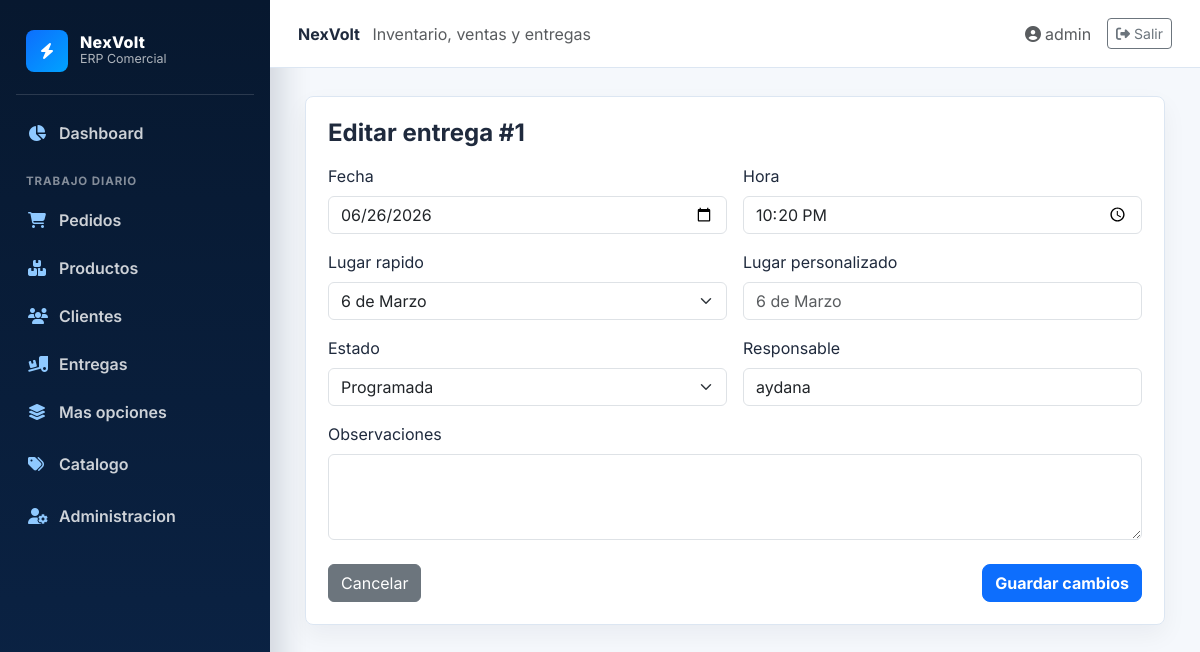
The app's page /entregas/edit/1 (signed in) with its own data.
### blueprintapp/usuarios/models.py (models this page shows, shortened)
class User(db.Model, UserMixin):
    __tablename__ = "usuarios"
    id = db.Column(db.Integer, primary_key=True)
    username = db.Column(db.String(80), unique=True, nullable=False)
    password_hash = db.Column(db.String(128), nullable=False)
    rol_id = db.Column(db.Integer, db.ForeignKey("roles.id"))
    rol = db.relationship("Role", backref="usuarios")

### blueprintapp/entregas/models.py (models this page shows, shortened)
class Entrega(db.Model):
    __tablename__ = "entregas"
    id = db.Column(db.Integer, primary_key=True)
    pedido_id = db.Column(db.Integer, db.ForeignKey("pedidos.id"), nullable=False)
    fecha_entrega = db.Column(db.Date, nullable=False)
    hora = db.Column(db.Time, nullable=False)
    lugar = db.Column(db.String(120), nullable=False)
    responsable = db.Column(db.String(120))
    estado = db.Column(db.String(40), nullable=False, default="Programada")
    observaciones = db.Column(db.Text)

### blueprintapp/entregas/routes.py (the view, shortened to what this page needs)
@bp_entrega.route("/edit/<int:id>", methods=["GET", "POST"])
@login_required
def edit(id):
    entrega = Entrega.query.get_or_404(id)
    if request.method == "GET":
        return render_template("entrega/edit.html", entrega=entrega, lugares=LUGARES_RAPIDOS, estados=ESTADOS_ENTREGA)

### blueprintapp/entregas/templates/entrega/edit.html
{% extends 'base.html' %}
{% block content %}
<div class="page-card mx-auto" style="max-width: 860px;">
    <h1 class="h4 fw-bold mb-3">Editar entrega #{{ entrega.id }}</h1>
    <form method="POST">
        <div class="row g-3">
            <div class="col-md-6">
                <label class="form-label">Fecha</label>
                <input type="date" name="fecha_entrega" value="{{ entrega.fecha_entrega.strftime('%Y-%m-%d') }}" class="form-control" required>
            </div>
            <div class="col-md-6">
                <label class="form-label">Hora</label>
                <input type="time" name="hora" value="{{ entrega.hora.strftime('%H:%M') }}" class="form-control" required>
            </div>
            <div class="col-md-6">
                <label class="form-label">Lugar rapido</label>
                <select name="lugar" class="form-select">
                    {% for lugar in lugares %}
                    <option value="{{ lugar }}" {% if entrega.lugar == lugar %}selected{% endif %}>{{ lugar }}</option>
                    {% endfor %}
                </select>
            </div>
            <div class="col-md-6">
                <label class="form-label">Lugar personalizado</label>
                <input type="text" name="lugar_personalizado" class="form-control" placeholder="{{ entrega.lugar }}">
            </div>
            <div class="col-md-6">
                <label class="form-label">Estado</label>
                <select name="estado" class="form-select">
                    {% for estado in estados %}
                    <option value="{{ estado }}" {% if entrega.estado == estado %}selected{% endif %}>{{ estado }}</option>
                    {% endfor %}
                </select>
            </div>
            <div class="col-md-6">
                <label class="form-label">Responsable</label>
                <input type="text" name="responsable" value="{{ entrega.responsable or '' }}" class="form-control">
            </div>
            <div class="col-12">
                <label class="form-label">Observaciones</label>
                <textarea name="observaciones" rows="3" class="form-control">{{ entrega.observaciones or '' }}</textarea>
            </div>
        </div>
        <div class="d-flex justify-content-between mt-4">
            <a href="{{ url_for('bp_entrega.index') }}" class="btn btn-secondary">Cancelar</a>
            <button class="btn btn-primary">Guardar cambios</button>
        </div>
    </form>
</div>
{% endblock %}

### blueprintapp/templates/base.html (shortened to what this page needs)
<!DOCTYPE html>
<html lang="es">
<head>
    <link href="https://cdn.jsdelivr.net/npm/bootstrap@5.3.0/dist/css/bootstrap.min.css" rel="stylesheet">
    <link href="https://cdnjs.cloudflare.com/ajax/libs/font-awesome/6.4.0/css/all.min.css" rel="stylesheet">
</head>
<body>
    {% if current_user.is_authenticated %}
    <div class="erp-shell">
        {% include "components/navbar.html" %}
        <section class="erp-main">
            <header class="topbar">
                <div>
                    <strong>NexVolt</strong>
                    <span class="text-muted ms-2">Inventario, ventas y entregas</span>
                </div>
                <div class="d-flex align-items-center gap-3">
                    <a class="text-decoration-none text-muted" href="{{ url_for('bp_perfil.ver_perfil') }}">
                        <i class="fas fa-user-circle me-1"></i>{{ current_user.username }}
                    </a>
                    <a class="btn btn-sm btn-outline-secondary" href="{{ url_for('auth.logout') }}">
                        <i class="fas fa-right-from-bracket me-1"></i>Salir
                    </a>
                </div>
            </header>
            <main class="content-wrap">
    {% else %}
    {% include "components/messages.html" %}
    <main class="container py-5">
    {% endif %}
        {% block content %}{% endblock %}
    </main>
    {% if current_user.is_authenticated %}
        </section>
    </div>
    {% endif %}
</body>
</html>

### blueprintapp/templates/base.html (style rules this page uses)
:root { --navy: #07182f; --navy-2: #0b2447; --electric: #0d6efd; --electric-2: #00a3ff; --page: #f5f8fc; --line: #dce6f2; --text: #1f2a3d; }
body { min-height: 100vh; margin: 0; background: var(--page); color: var(--text); font-family: "Inter", sans-serif; }
.erp-shell { min-height: 100vh; display: flex; }
.erp-main { flex: 1; min-width: 0; display: flex; flex-direction: column; }
.topbar { height: 68px; background: #fff; border-bottom: 1px solid var(--line); display: flex; align-items: center; justify-content: space-between; padding: 0 28px; position: sticky; top: 0; z-index: 10; }
.content-wrap { padding: 28px; }
.page-card { background: #fff; border: 1px solid var(--line); border-radius: 8px; box-shadow: 0 10px 25px rgba(7, 24, 47, .05); padding: 22px; animation: riseIn .22s ease both; }
.btn-primary { background: var(--electric); border-color: var(--electric); border-radius: 8px; font-weight: 700; }

### records on screen
User: username "admin"
Entrega: id "1", fecha_entrega "06/26/2026", hora "22:20", lugar "6 de Marzo", lugar_personalizado "6 de Marzo", estado "Programada", responsable "aydana"
